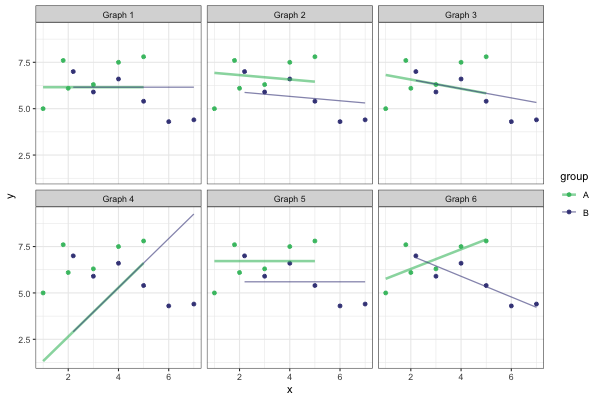

R code for this plot:
library(tidyverse)
library(ggformula)
library(patchwork)
theme_set(theme_bw())
Data <-
  tibble(
    x = c(1:5, c(5.8, 6.2, 7:11) - 4),
    y = c(c(5, 6.1, 6.3, 7.5, 7.8, 7.6), c(6.6, 5.5, 6.2, 5, 3.9, 4.0) + 0.4),
    group = rep(c("A", "B"), c(6, 6))
  ) |>
  expand(
    model = 1:6,
    nesting(x, y, group)
  )




model1 <- lm(y ~ 1, data = Data)
model2 <- lm(y ~ x + group, data = Data)
model3 <- lm(y ~ x, data = Data)
model4 <- lm(y ~ -1 + x, data = Data)
model5 <- lm(y ~ group, data = Data)
model6 <- lm(y ~ x * group, data = Data)

Data <-
  Data |>
  mutate(
    fit = case_when(
      model == 1 ~ fitted(model1),
      model == 2 ~ fitted(model2),
      model == 3 ~ fitted(model3),
      model == 4 ~ fitted(model4),
      model == 5 ~ fitted(model5),
      model == 6 ~ fitted(model6)
      )
  ) |>
  mutate(label = paste("Graph", model))


p <-
  gf_point(y ~ x, data = Data, color = ~ group) |>
  gf_line(fit ~ x, size = ~ group, alpha = 0.6) |>
  gf_facet_wrap( ~ label, ncol = 3) |>
  gf_refine(
    scale_size_manual(values = c(1.2, 0.6)),
    scale_color_viridis_d(begin = 0.7, end = 0.2)
    )
png(width = 600, height = 400, "model-forms-v2.png")
p
dev.off()

p


